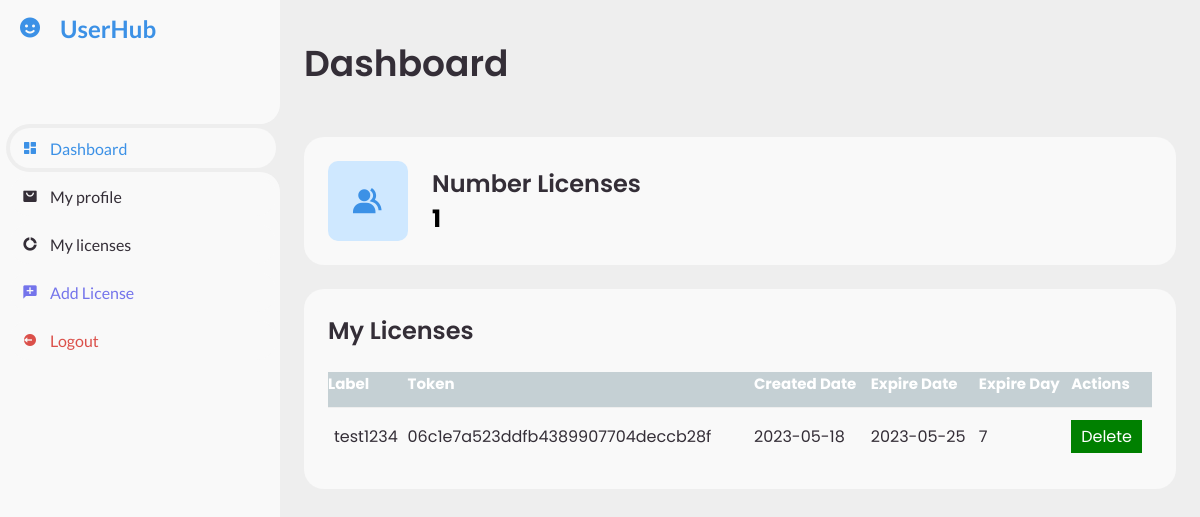
Page /users/user_dashboard.php (signed in) on the committed database.
### tables this page shows
CREATE TABLE `license` (
  `id` int(50) NOT NULL,
  `user_id` int(11) NOT NULL,
  `label` varchar(100) NOT NULL,
  `token` varchar(100) NOT NULL,
  `dateCreated` date NOT NULL,
  `dueDate` date NOT NULL,
  `daysBefore` int(11) NOT NULL
);

### users/user_dashboard.php (the view, shortened to what this page needs)
<!DOCTYPE html>
<html lang="en">
<head>
	<link href='https://unpkg.com/boxicons@2.0.9/css/boxicons.min.css' rel='stylesheet'>
	<link rel="stylesheet" href="../assets/css/dashboard.css">
</head>
<body>
	<section id="sidebar">
		<a href="#" class="brand">
			<i class='bx bxs-smile'></i>
			<span class="text">UserHub</span>
		</a>
		<ul class="side-menu top">
			<li class="active">
				<a href="#">
					<i class='bx bxs-dashboard' ></i>
					<span class="text">Dashboard</span>
				</a>
			</li>
			<li>
				<a href="#">
					<i class='bx bxs-shopping-bag-alt' ></i>
					<span class="text"> My profile</span>
				</a>
			</li>
			<li>
				<a href="#">
					<i class='bx bxs-doughnut-chart' ></i>
					<span class="text">My licenses</span>
				</a>
			</li>
            <li>
				<a href="create_license.php" class="CreateLicense">
                    <i class='bx bxs-comment-add' ></i>
					<span class="text">Add License</span>
				</a>
			</li>
			<li>
				<a href="logout.php" class="logout">
					<i class='bx bxs-log-out-circle' ></i>
					<span class="text">Logout</span>
				</a>
			</li>
		</ul>
	</section>
	<section id="content">
		<main>
		<?php
            include '../assets/db/db.php';
            $license_list = "SELECT * FROM license WHERE user_id='".$_SESSION['id']."' ";
            $result = mysqli_query($conn, $license_list);
        ?>
			<div class="head-title">
				<div class="left">
					<h1>Dashboard</h1>
				</div>
			</div>
			<ul class="box-info">
				<li>
					<i class='bx bxs-group' ></i>
					<span class="text">
						<h3>Number Licenses</h3>
						<p>
						<?php
                            $query = "SELECT id FROM license WHERE user_id='".$_SESSION['id']."' ";
                            $query_run = mysqli_query($conn, $query);
                            $row = mysqli_num_rows($query_run);
                            echo '<h1> '.$row.'</h1>';
                        ?>
						</p>
					</span>
				</li>
			</ul>
			<div class="table-data">
				<div class="order">
					<div class="head">
						<h3>My Licenses</h3>
					</div>
					<table>
						<thead>
							<tr>
							<th>Label</th>
                            <th>Token</th>
                            <th>Created Date</th>
                            <th>Expire Date</th>
                            <th>Expire Day</th>
                            <th>Actions</th>
							</tr>
						</thead>
						<tbody>
							<tr>
							 <?php
                            while($row = mysqli_fetch_assoc($result)){
                                ?>
                                <td><?php echo $row['label']; ?></td>
                                <td><?php echo $row['token']; ?></td>
                                <td><?php echo $row['dateCreated']; ?></td>
                                <td><?php echo $row['dueDate']; ?></td>
                                <td>
                                    <?php
                                        $expireDate = strtotime($row['dueDate']);
                                        $currentDate = strtotime(date("Y-m-d H:i:s"));
                                        $daysNumberTimeStamp =  $expireDate - $currentDate;
                                        $realDaysNumber = ceil($daysNumberTimeStamp / 86400);
                                        echo $realDaysNumber;
                                    ?>
                                </td>
								<td><a class="btn" href="deleteLicense.php?id=<?php echo $row['id']; ?>">Delete</a></td>
                                </tr>
                                <?php
                            }
                        ?>
					</tbody>
					</table>
				</div>
			</div>
		</main>
	</section>
</body>
</html>

### assets/css/dashboard.css (style rules this page uses)
* { margin: 0; padding: 0; box-sizing: border-box; }
a { text-decoration: none; }
li { list-style: none; }
:root { --poppins: 'Poppins', sans-serif; --lato: 'Lato', sans-serif; --light: #F9F9F9; --blue: #3C91E6; --light-blue: #CFE8FF; --grey: #eee; --dark-grey: #AAAAAA; --dark: #342E37; --red: #DB504A; --yellow: #FFCE26; --light-yellow: #FFF2C6; --orange: #FD7238; --light-orange: #FFE0D3; }
html { overflow-x: hidden; }
body { background: var(--grey); overflow-x: hidden; }
#sidebar { position: fixed; top: 0; left: 0; width: 280px; height: 100%; background: var(--light); z-index: 2000; font-family: var(--lato); transition: .3s ease; overflow-x: hidden; scrollbar-width: none; }
#sidebar .brand { font-size: 24px; font-weight: 700; height: 56px; display: flex; align-items: center; color: var(--blue); position: sticky; top: 0; left: 0; background: var(--light); z-index: 500; padding-bottom: 20px; box-sizing: content-box; }
#sidebar .brand .bx { min-width: 60px; display: flex; justify-content: center; }
#sidebar .side-menu { width: 100%; margin-top: 48px; }
#sidebar .side-menu li { height: 48px; background: transparent; margin-left: 6px; border-radius: 48px 0 0 48px; padding: 4px; }
#sidebar .side-menu li.active { background: var(--grey); position: relative; }
#sidebar .side-menu li.active::before { content: ''; position: absolute; width: 40px; height: 40px; border-radius: 50%; top: -40px; right: 0; box-shadow: 20px 20px 0 var(--grey); z-index: -1; }
#sidebar .side-menu li.active::after { content: ''; position: absolute; width: 40px; height: 40px; border-radius: 50%; bottom: -40px; right: 0; box-shadow: 20px -20px 0 var(--grey); z-index: -1; }
#sidebar .side-menu li a { width: 100%; height: 100%; background: var(--light); display: flex; align-items: center; border-radius: 48px; font-size: 16px; color: var(--dark); white-space: nowrap; overflow-x: hidden; }
#sidebar .side-menu.top li.active a { color: var(--blue); }
#sidebar .side-menu li a.logout { color: var(--red); }
#sidebar .side-menu li a.CreateLicense { color: rgb(116, 116, 235); }
#sidebar .side-menu li a .bx { min-width: calc(60px - ((4px + 6px) * 2)); display: flex; justify-content: center; }
#content { position: relative; width: calc(100% - 280px); left: 280px; transition: .3s ease; }
#content main { width: 100%; padding: 36px 24px; font-family: var(--poppins); max-height: calc(100vh - 56px); overflow-y: auto; }
#content main .head-title { display: flex; align-items: center; justify-content: space-between; grid-gap: 16px; flex-wrap: wrap; }
#content main .head-title .left h1 { font-size: 36px; font-weight: 600; margin-bottom: 10px; color: var(--dark); }
#content main .box-info { display: grid; grid-template-columns: repeat(auto-fit, minmax(240px, 1fr)); grid-gap: 24px; margin-top: 36px; }
#content main .box-info li { padding: 24px; background: var(--light); border-radius: 20px; display: flex; align-items: center; grid-gap: 24px; }
#content main .box-info li .bx { width: 80px; height: 80px; border-radius: 10px; font-size: 36px; display: flex; justify-content: center; align-items: center; }
#content main .box-info li:nth-child(1) .bx { background: var(--light-blue); color: var(--blue); }
#content main .box-info li .text h3 { font-size: 24px; font-weight: 600; color: var(--dark); }
#content main .box-info li .text p { color: var(--dark); }
#content main .table-data { display: flex; flex-wrap: wrap; grid-gap: 24px; margin-top: 24px; width: 100%; color: var(--dark); }
#content main .table-data > div { border-radius: 20px; background: var(--light); padding: 24px; overflow-x: auto; }
#content main .table-data .head { display: flex; align-items: center; grid-gap: 16px; margin-bottom: 24px; }
#content main .table-data .head h3 { margin-right: auto; font-size: 24px; font-weight: 600; }
#content main .table-data .order { flex-grow: 1; flex-basis: 500px; }
#content main .table-data .order table { width: 100%; border-collapse: collapse; }
#content main .table-data .order table th { padding-bottom: 12px; font-size: 15px; text-align: left; border-bottom: 1px solid var(--grey); color: white; background-color:rgb(197, 208, 212); }
#content main .table-data .order table td { padding: 16px 0; }
#content main .table-data .order table tr td:first-child { display: flex; align-items: center; grid-gap: 12px; padding-left: 6px; }
.btn { background: green; color: white; padding: 5px 10px; text-align: center; }

### rows in the picture
license: label "test1234", token "06c1e7a523ddfb4389907704deccb28f", dateCreated "2023-05-18", dueDate "2023-05-25"

### other values in the picture
$row "1"
